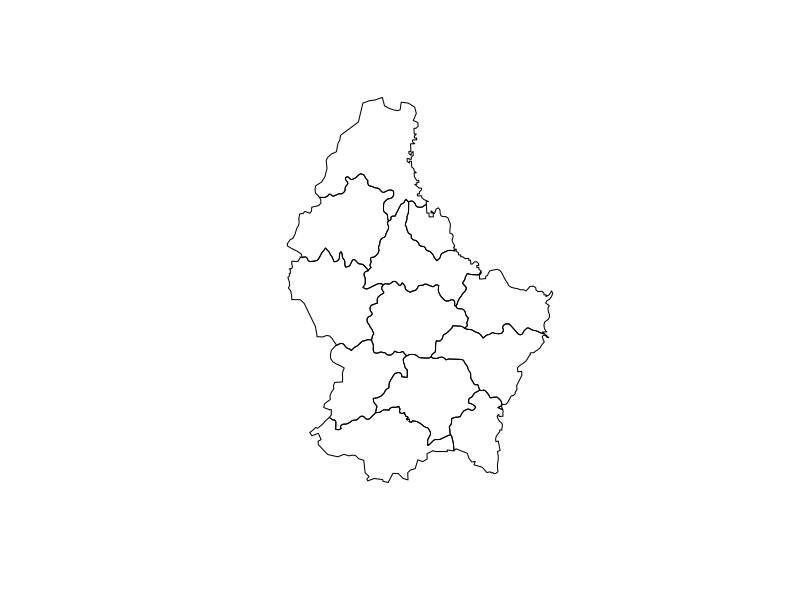
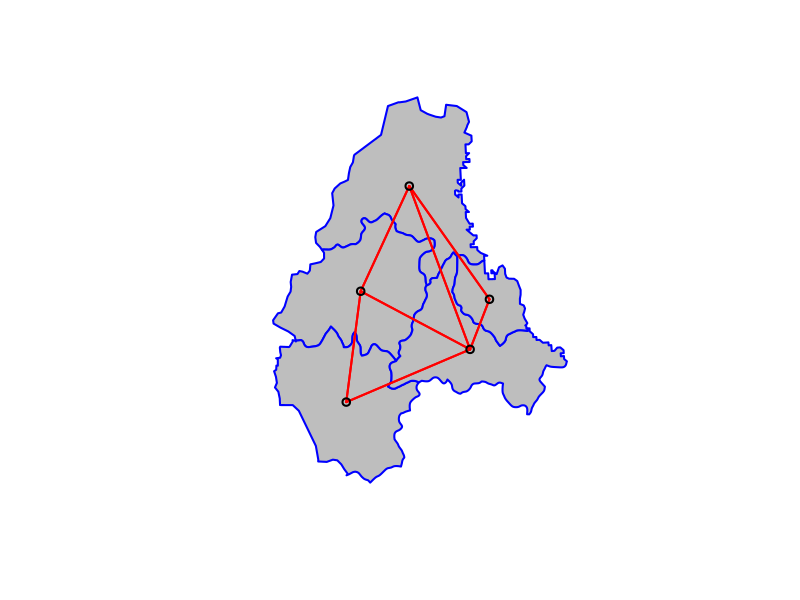
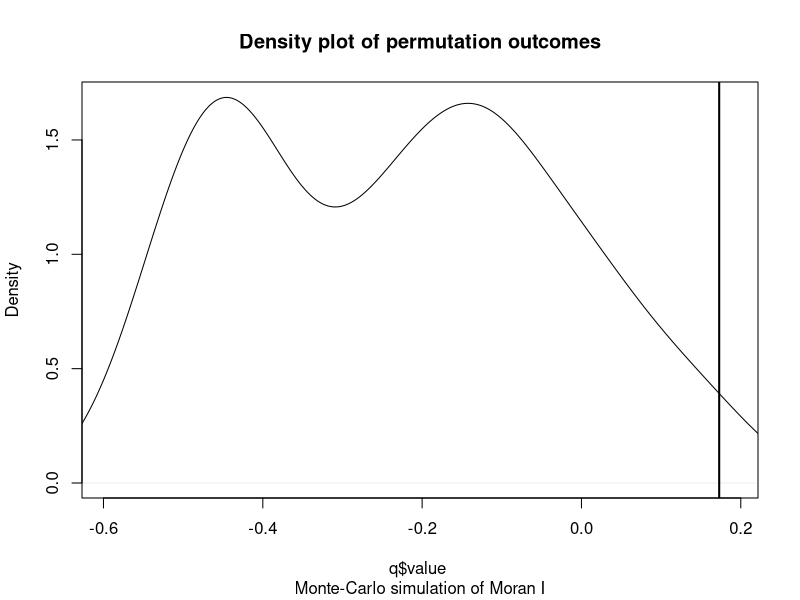
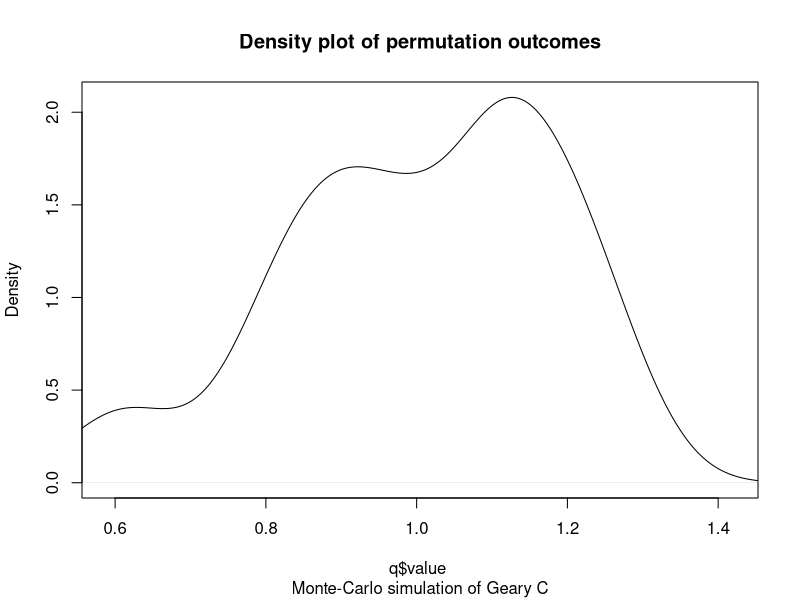

Write R code to recreate these figures, in order.
## ---- chunk 1
##Example 1
x <- list(a=1:10, b=rnorm(10, 20, 5), 
              c=sample(c(TRUE, FALSE, NA), 10, replace=TRUE))

lapply(x, mean, na.rm=TRUE)

##Example 2
lapply(1:10, function(i) runif(20, min=0, max=i))


##Example 3
y <- data.frame(replicate(8, sample(1:100, 10)))
#y is just some data being created

lapply(1:nrow(y), function(i) { #this is a for loop converted into an lapply. i want to do this for each row in y. i is going to take on the values from 1 to the number of rows in i. function(i) says: a function is coming next, and i is going to be the input of the function
	row <- unlist(y[i,]) #each row will be converted to a vector using unlist
	rowmean <- mean(row) #mean of each row
	(row-rowmean)^2/length(row) #finding mean square error for each row in df
})

## ---- chunk 2
vapply(1:4, function(i) (1:4)^i, c(id=0, squared=0, cubed=0, fourth=0))
#raising 1-4 to the power of i, each needs to be returned as a numeric vector c(id=0) is what tells it this
## ---- chunk 3
##Example 1: weighted means

xs <- replicate(5, runif(10), simplify = FALSE) #values
ws <- replicate(5, rpois(10, 5) + 1, simplify = FALSE) #weights

Map(weighted.mean, xs, ws)

##Example 2: Matrix multiplication

a <- matrix(1:25, nrow=5)
b <- matrix(26:50, nrow=5)

index <- expand.grid(1:ncol(b), 1:nrow(a))

m <- mapply(function(i,j) { #function i,j has two inputs, two arguments
		sum(a[i,] * b[,j])
	}, index[,1], index[,2])

## ---- chunk 4
library(raster)
p <- shapefile(system.file("external/lux.shp", package="raster"))
#install.packages("spdep")
library(spdep)
## ---- chunk 5
#rook's case neighbors
#poly2nb builds a neighbors list from polygons with contiguous boundaries. First argument is the polygons, second are the row names that are the region id, for queen, if true than a single shared point meets the conditions (queen's case). If false, then more than one point required (although this doesn't make a line.)
p
plot(p)
pdf <- as.data.frame(p) #plotted by district(?), not county
wr <- poly2nb(p, row.names=p$ID_2, queen=FALSE)
wr

#nb2mat generates a weights matric for a neighbors list. 1st argument is the neighbors list (from poly2nb), style refers to the coding scheme: B means basic binary, W is row standardized, C is global standardized. zero.policy=TRUE means weights list includes zero-length weights
wm <- nb2mat(wr, style='B', zero.policy = TRUE)
dim(wm)
wm

wm1 <- nb2mat(wr, style='W', zero.policy = TRUE)
wm1
wm2 <- nb2mat(wr, style='C', zero.policy = TRUE)
wm2
wm3 <- nb2mat(wr, style='S', zero.policy = TRUE)
wm3
## ---- chunk 6
q <- p[p$NAME_1=="Diekirch", ] #only taking the rows with "Dierkirch" in the Name_1 column
q$value <- c(10, 6, 4, 11, 6) #added a list of values to those elements
data.frame(q)
w <- poly2nb(q, row.names=q$ID)
class(w)
w
summary(w)
str(w)
plot(q, col='gray', border='blue', lwd=2)
xy <- coordinates(q)
plot(w, xy, col='red', lwd=2, add=TRUE)
wwm <- nb2mat(w, style='B')
wwm
## ---- chunk 7
n <- length(q) #number of observations
n

y <- q$value #get the values added to the polygons
ybar <- mean(y) 

#(yi-ybar)(yj-ybar)
dy <- y - ybar #this is the variance of y as compared to the mean
dy
g <- expand.grid(dy, dy) #makes a df with 1 row for each combination of the supplied vectors, giving variance for each polygon
g
yiyj <- g[,1] * g[,2]

#or make a list of dy 2 times, then multiply
yi <- rep(dy, each=n) #repeats each value 5 times (b/c that's how many there were in dy)
yi
yj <- rep(dy)
yj #just dy
#yiyj <- yi * yj

pm <- matrix(yiyj, ncol=n) #matrix of paired values
pmw <- pm * wwm #sets values to zero for non-adjacent pairs
pmw
#sum all of it, gives top half of the second fraction
spmw <- sum(pmw)
spmw

#divide by sum of only the weights
smw <- sum(wwm)
sw  <- spmw / smw #this is the entire second fraction in moran's i

#now inverse variance of y, the first fraction
vr <- n / sum(dy^2)
MI <- vr * sw
MI #the value you get in the absence of spatial correlation, if the data is random. as n get's big, MI approaches 0

## ---- chunk 8
#moran's function
ww <-  nb2listw(w, style='B')#gives weights to a list of neighbors
ww
#moran's function: 1st argument is the value vector, 2nd argument is the neighbors with weights list, 3rd argument is the number of objects (here it's 5), 4th argument, s0 is the sum of the weights. Interesting that you need to tell it the number of the sum, since those are already in ww.
length(ww$neighbours)

moran(q$value, ww, n=length(ww$neighbours), S0=Szero(ww))

#significance test
moran.test(q$value, ww, randomisation=FALSE)

#better to use monte carlo for significance!
moran.mc(q$value, ww, nsim=99)
plot(moran.mc(q$value, ww, nsim=99))
#changed it to q so it wouldn't get confused with p used in earlier 
## ---- chunk 9
geary(q$value, ww, n=length(ww$neighbours), n1= length(ww$neighbours)-1, S0=Szero(ww))
#geary's c= 0.5357143, k = 1.432464
# 0<c<=1 means positively autocorrelated

geary.test(q$value, ww, randomisation = TRUE, alternative = "greater")
#gives p value, sd, and variance, in addition to the c. similar info to moran.test
#Geary C statistic standard deviate =
#2.42, p-value = 0.007761
#alternative hypothesis: Expectation greater than statistic
#sample estimates:
#Geary C statistic       Expectation 
 #      0.53571429        1.00000000 
  #       Variance 
   #    0.03680884

geary.test(q$value, ww, randomisation = TRUE, alternative = "less")
#p-value = 0.9922
#greater or less return the same info except for the p value. 

#two ways of doing simulations to test significance of geary's c:
#bootstrap simulation of geary's c
geary.mc(q$value, ww, nsim=99, alternative = "greater", return_boot = TRUE)

#monte carlo simulation of geary's c
geary.mc(q$value, ww, nsim=99, alternative = "greater", return_boot = FALSE)
plot(geary.mc(q$value, ww, nsim=99, alternative = "greater", return_boot = FALSE))
